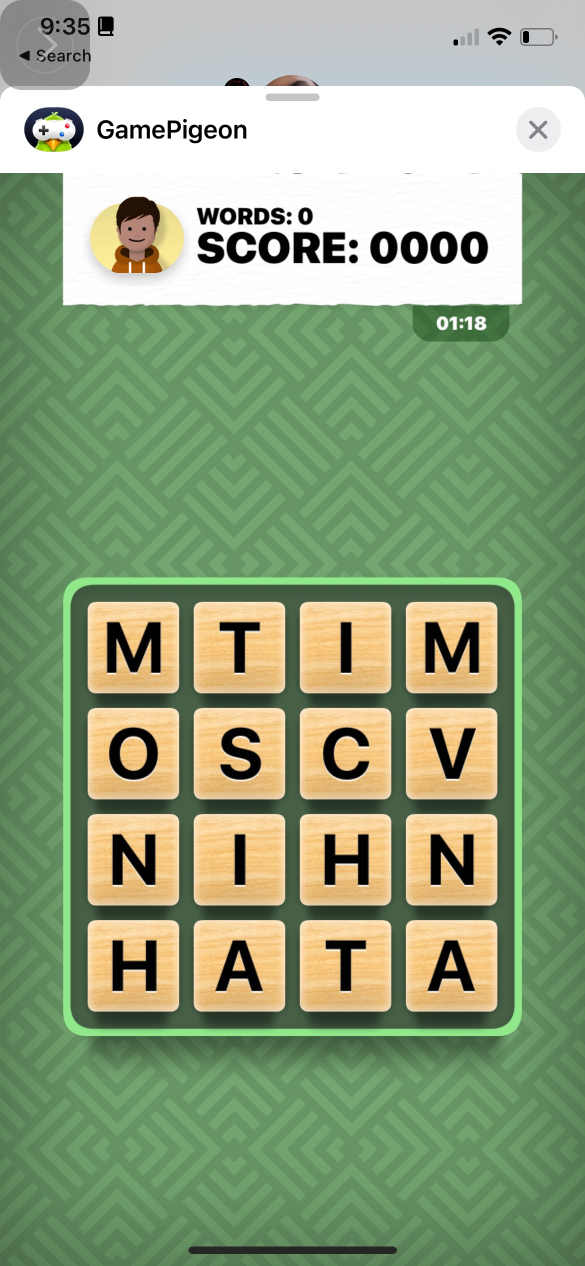
#> input picture misc/example_grid.jpg, 1170 x 2532 px (shown at 1/2 size)
$ python wordhunt_solver.py
#> lines starting #> are read from the running program, lines starting #| are printed output that depends on the picture
import csv
import os
from PIL import Image
import pytesseract
import cv2

img_cv = cv2.imread(r'./misc/example_grid.jpg')
#> img_cv is the input picture: shape (2532, 1170, 3); mean B, G, R 125.4, 161.4, 142.3

retval, img = cv2.threshold(img_cv, 20, 225, cv2.THRESH_BINARY)
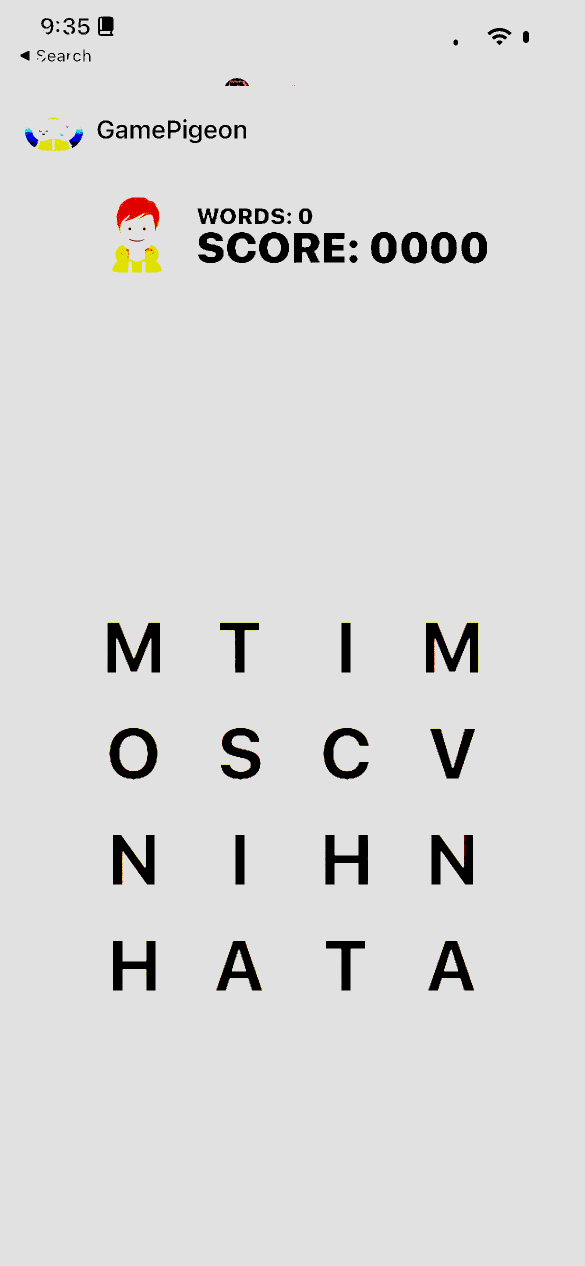
#> img: shape (2532, 1170, 3) (shown at 1/2 size); mean B, G, R 217.3, 217.7, 217.9
img = cv2.GaussianBlur(img, (11,11), 0)
img = cv2.medianBlur(img, 5)
cv2.imshow('test', img_cv)
cv2.waitKey(0)
cv2.destroyAllWindows();

#> (the run stopped early here; a loop or call above may not have finished)

$ run again, with misc/example.jpg copied over misc/example_grid.jpg
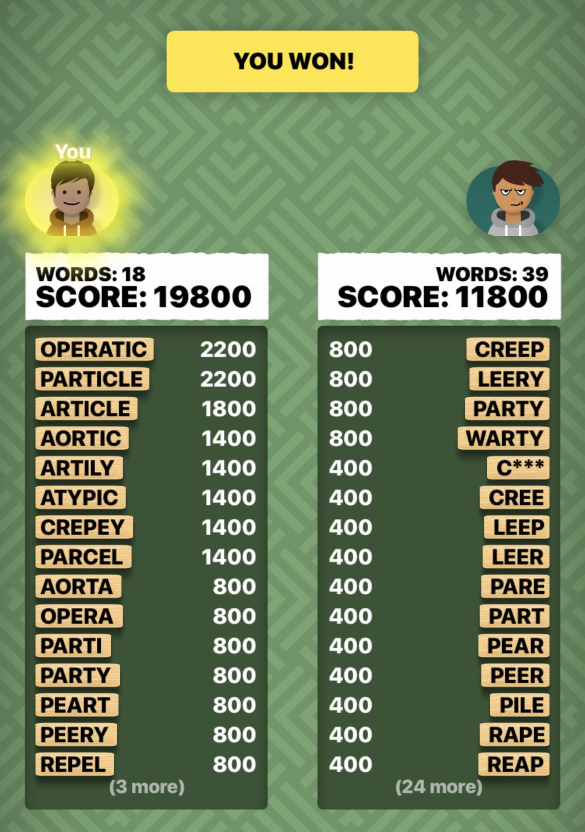
#> input picture misc/example.jpg, 1170 x 1663 px (shown at 1/2 size)
#> img_cv is the input picture: shape (1663, 1170, 3); mean B, G, R 94.9, 131.3, 114.9
#> `retval, img = cv2.threshold(img_cv, 20, 225, cv2.THRESH_BINARY)`:
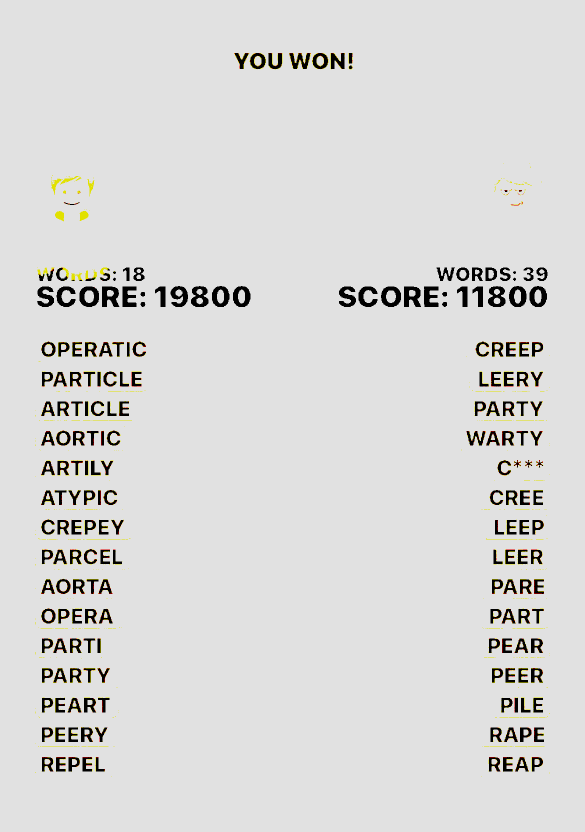
#> img: shape (1663, 1170, 3) (shown at 1/2 size); mean B, G, R 215.5, 216.6, 217
#> `img = cv2.GaussianBlur(img, (11,11), 0)`:
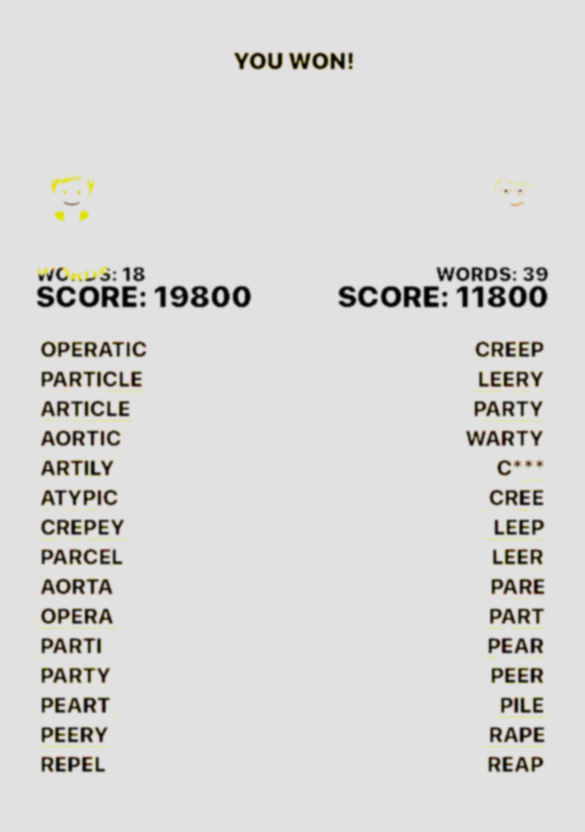
#> img: shape (1663, 1170, 3) (shown at 1/2 size); mean B, G, R 215.5, 216.6, 217
